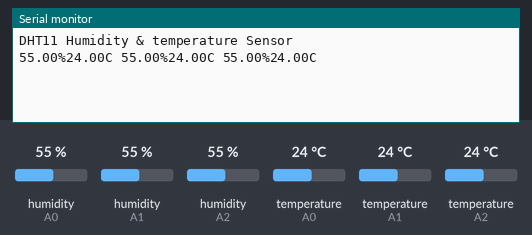
This sketch was run on a simulated Arduino Uno, built with avr-gcc and run on an emulated ATmega328P. On the bench: the last lines printed to the serial monitor. Inputs (shaded band) come from the test bench; at power-on: humidity (sensors on A0, A1, A2) 55 %, temperature (sensors on A0, A1, A2) 24 °C.

Above: at 2.7 s.
2.8 s: humidity (sensor on A0) set to 22 %
At 4.0 s:
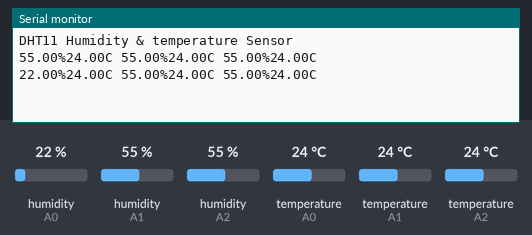
5.6 s: humidity (sensor on A1) set to 22 %
At 7.0 s:
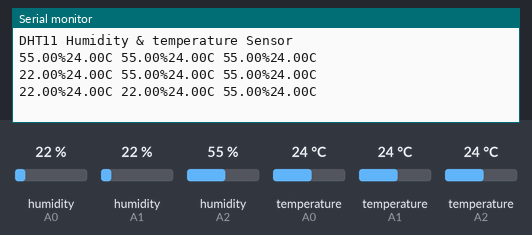
8.4 s: humidity (sensor on A2) set to 22 %
At 10.5 s:
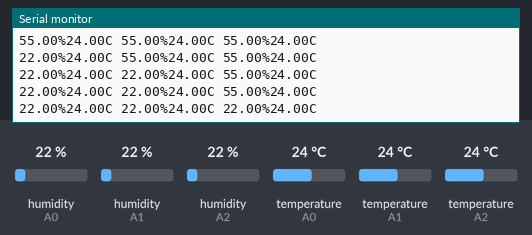
11.2 s: temperature (sensor on A0) set to 12 °C
At 12.3 s:
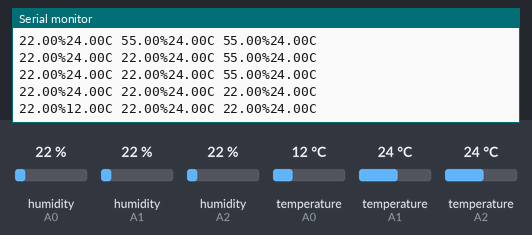
14.0 s: temperature (sensor on A1) set to 12 °C
At 15.3 s:
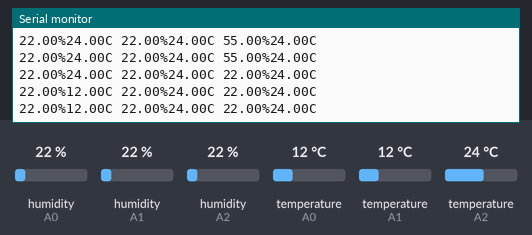
16.8 s: temperature (sensor on A2) set to 12 °C
At 18.8 s:
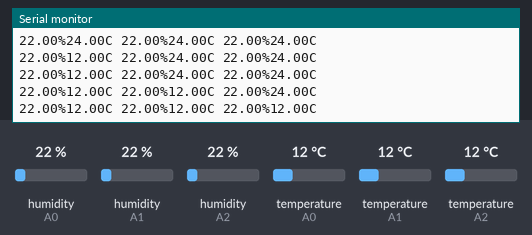

Measured:
- after the input at 2.8 s, the serial monitor: prints a new line after 0.84 s (image 1)
- after the input at 5.6 s, the serial monitor: prints a new line after 0.11 s (image 2)
- after the input at 8.4 s, the serial monitor: prints a new line after 1.5 s (image 3)
- after the input at 11.2 s, the serial monitor: prints a new line after 0.73 s (image 4)
- after the input at 16.8 s, the serial monitor: prints a new line after 1.3 s (image 6)

The sketch:

humidity_simple_data.ino
```cpp
/*
* This is code is adapted from the following tutorial on how to implement the DHT 11 sensor:
* http://www.circuitbasics.com/how-to-set-up-the-dht11-humidity-sensor-on-an-arduino/
*
* Edited by Samantha Baker for team Alli8rs
* This program captures the temperature and humidity from 3 different DHT 11 sensors
*/

#include "dht.h"
#define dht_apin1 A0 // Analog Pin sensor is connected to
#define dht_apin2 A1
#define dht_apin3 A2

dht DHT1;
dht DHT2;
dht DHT3;

void setup(){

  Serial.begin(9600);
  delay(500);//Delay to let system boot
  Serial.println("DHT11 Humidity & temperature Sensor\n\n");
  delay(1000);//Wait before accessing Sensor

}//end "setup()"

void loop(){
  //Start of Program

    // open air (yellow wire)
    DHT1.read11(dht_apin1);
    // greenhouse (orange wire)
    DHT2.read11(dht_apin2);
    // greenhouse effect (green wire)
    DHT3.read11(dht_apin3);

    Serial.print(DHT1.humidity);
    Serial.print("%");
    Serial.print(DHT1.temperature);
    Serial.print("C ");

    Serial.print(DHT2.humidity);
    Serial.print("%");
    Serial.print(DHT2.temperature);
    Serial.print("C ");

    Serial.print(DHT3.humidity);
    Serial.print("%");
    Serial.print(DHT3.temperature);
    Serial.print("C ");
    Serial.println("");
    delay(2000);//Wait 2 seconds before accessing sensors again.

  //Fastest should be once every two seconds.

}// end loop()
```
